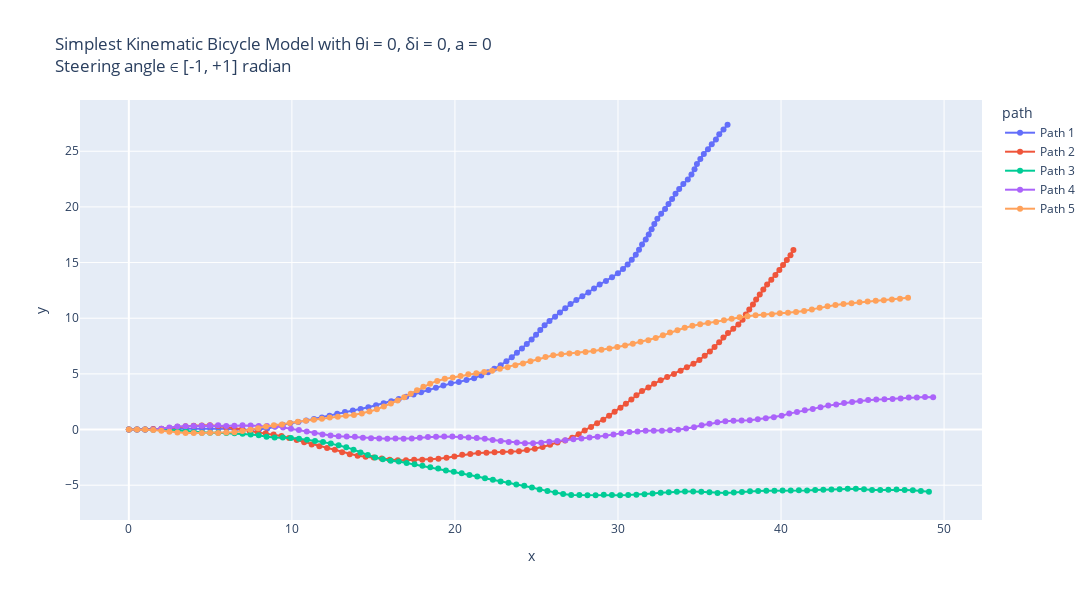

The code cell stored with this chart in its notebook:
### Markdown cell above
Simplest Kinematic Bicycle Model with θi = 0, δi = 0, a = 0 : 
Using simple_kinematic_bicycle_model so that always a fwd motion is observed i.e. keeping steering angle between -1 to +1 radians

### Code cell
# Making 5 possible trajectories
trajectories = []
for i in range(5):
    x_traj, y_traj, theta_init, delta_init, a_traj, v_traj = start_trajectory(theta_init=0.0, a_init=0.0, delta_init=0.0, v_init=5, mode="simple")
    trajectories.append((x_traj, y_traj, theta_init, delta_init, a_traj, v_traj))


# Create a DataFrame for plotting
data = []
for i, (x_traj, y_traj, theta_init, delta_init, a_traj, v_traj) in enumerate(trajectories):
    for x, y, v in zip(x_traj, y_traj, v_traj):
        data.append({"x": x, "y": y, "v": v, "path": f"Path {i+1}"})
df = pd.DataFrame(data)

# Create the plot
fig = px.line(df, x="x", y="y", color="path", custom_data=["v"], title="Simplest Kinematic Bicycle Model with θi = 0, δi = 0, a = 0 <br>Steering angle ∈ [-1, +1] radian", render_mode="svg")
# Add hover functionality
fig.update_traces(mode="markers+lines", hovertemplate="<br>".join([
    "v: %{customdata[0]:.2f}",
    "x: %{x:.2f}",
    "y: %{y:.2f}"
]))
fig.update_layout(height=600,width=1130)
fig.show()

# Using plt :
plt.figure(figsize=(15, 6))
for i, (x_traj, y_traj, θi, δi, a_traj, v_traj) in enumerate(trajectories):
    # Model built such that a remains same inside; can be randomised by using a random statement.
    # print(x_traj,"\n", y_traj)
    plt.plot(x_traj, y_traj, label=f"Path {i+1}", alpha = 0.7)
plt.xlabel("x [m]")
plt.ylabel("y [m]")
plt.grid("True")
plt.title("Simplest Kinematic Bicycle Model with θi = 0, δi = 0, a = 0 \n Steering angle ∈ [-1, +1]")
plt.legend()
plt.show()

# Using plt to show the velocity variation w.r.t. time :
dt = 0.1  # Time step
t_end = 10  # 10 seconds
t = np.arange(0, t_end + dt, dt)

plt.figure(figsize=(15, 6))
for i, (x_traj, y_traj, θi, δi, a_traj, v_traj) in enumerate(trajectories):
    # Model built such that a remains same inside; can be randomised by using a random statement.
    # print(x_traj,"\n", y_traj)
    plt.plot(t, v_traj, label=f"Path {i+1}", alpha = 0.7)
plt.ylabel("v [m/s]")
plt.xlabel("t [s]")
plt.grid("True")
plt.title("Velocity variation w.r.t. time")
plt.legend()
plt.show()

### Figure 1 — Plotly figure (JSON) as saved in the notebook; plotly's stock layout.template omitted (floating-point values rounded to 4 significant figures)
{"data": [{"customdata": [[5], [5], [5], [5], [5], [5], [5], [5], [5], [5], [5], [5], [5], [5], [5], [5], [5], [5], [5], [5], [5], [5], [5], [5], [5], [5], [5], [5], [5], [5], [5], [5], [5], [5], [5], [5], [5], [5], [5], [5], [5], [5], [5], [5], [5], [5], [5], [5], [5], [5], [5], [5], [5], [5], [5], [5], [5], [5], [5], [5], [5], [5], [5], [5], [5], [5], [5], [5], [5], [5], [5], [5], [5], [5], [5], [5], [5], [5], [5], [5], [5], [5], [5], [5], [5], [5], [5], [5], [5], [5], [5], [5], [5], [5], [5], [5], [5], [5], [5], [5], [5]], "hovertemplate": "v: %{customdata[0]:.2f}<br>x: %{x:.2f}<br>y: %{y:.2f}", "legendgroup": "Path 1", "line": {"color": "#636efa", "dash": "solid"}, "marker": {"symbol": "circle"}, "mode": "markers+lines", "name": "Path 1", "orientation": "v", "showlegend": true, "type": "scatter", "x": [0, 0.5, 1, 1.499, 1.999, 2.498, 2.998, 3.498, 3.998, 4.498, 4.997, 5.497, 5.997, 6.491, 6.99, 7.49, 7.988, 8.483, 8.961, 9.427, 9.906, 10.4, 10.87, 11.36, 11.84, 12.31, 12.78, 13.25, 13.74, 14.21, 14.69, 15.16, 15.63, 16.09, 16.55, 17.01, 17.46, 17.92, 18.37, 18.83, 19.29, 19.75, 20.24, 20.71, 21.18, 21.61, 22.03, 22.41, 22.8, 23.16, 23.49, 23.8, 24.11, 24.41, 24.7, 24.97, 25.23, 25.5, 25.8, 26.14, 26.44, 26.77, 27.09, 27.45, 27.81, 28.18, 28.53, 28.88, 29.26, 29.63, 30.0, 30.31, 30.59, 30.84, 31.09, 31.29, 31.48, 31.7, 31.89, 32.06, 32.23, 32.41, 32.65, 32.89, 33.1, 33.32, 33.53, 33.75, 34.01, 34.28, 34.51, 34.69, 34.84, 35.05, 35.26, 35.52, 35.75, 36.01, 36.21, 36.47, 36.72], "xaxis": "x", "y": [0, 0, 0, 0.02902, 0.04444, 0.06912, 0.07576, 0.07293, 0.08277, 0.07092, 0.1019, 0.08336, 0.0793, 0.007174, -0.02566, -0.01567, 0.0303, 0.1029, 0.2481, 0.4293, 0.5752, 0.6673, 0.8152, 0.9496, 1.073, 1.249, 1.422, 1.575, 1.703, 1.856, 2.011, 2.175, 2.355, 2.542, 2.733, 2.941, 3.151, 3.346, 3.562, 3.757, 3.962, 4.149, 4.273, 4.442, 4.618, 4.861, 5.137, 5.456, 5.77, 6.124, 6.5, 6.888, 7.282, 7.684, 8.088, 8.507, 8.935, 9.359, 9.759, 10.12, 10.52, 10.9, 11.29, 11.63, 11.97, 12.31, 12.67, 13.03, 13.35, 13.68, 14.03, 14.42, 14.83, 15.26, 15.7, 16.16, 16.62, 17.07, 17.53, 18.0, 18.47, 18.93, 19.38, 19.81, 20.27, 20.72, 21.17, 21.62, 22.05, 22.47, 22.91, 23.38, 23.85, 24.31, 24.76, 25.19, 25.63, 26.06, 26.52, 26.95, 27.38], "yaxis": "y"}, {"customdata": [[5], [5], [5], [5], [5], [5], [5], [5], [5], [5], [5], [5], [5], [5], [5], [5], [5], [5], [5], [5], [5], [5], [5], [5], [5], [5], [5], [5], [5], [5], [5], [5], [5], [5], [5], [5], [5], [5], [5], [5], [5], [5], [5], [5], [5], [5], [5], [5], [5], [5], [5], [5], [5], [5], [5], [5], [5], [5], [5], [5], [5], [5], [5], [5], [5], [5], [5], [5], [5], [5], [5], [5], [5], [5], [5], [5], [5], [5], [5], [5], [5], [5], [5], [5], [5], [5], [5], [5], [5], [5], [5], [5], [5], [5], [5], [5], [5], [5], [5], [5], [5]], "hovertemplate": "v: %{customdata[0]:.2f}<br>x: %{x:.2f}<br>y: %{y:.2f}", "legendgroup": "Path 2", "line": {"color": "#EF553B", "dash": "solid"}, "marker": {"symbol": "circle"}, "mode": "markers+lines", "name": "Path 2", "orientation": "v", "showlegend": true, "type": "scatter", "x": [0, 0.5, 1, 1.498, 1.997, 2.493, 2.98, 3.478, 3.976, 4.475, 4.975, 5.471, 5.962, 6.456, 6.94, 7.413, 7.904, 8.394, 8.88, 9.363, 9.831, 10.3, 10.75, 11.21, 11.68, 12.16, 12.63, 13.08, 13.55, 14.03, 14.52, 15.02, 15.51, 16.0, 16.5, 17.0, 17.49, 17.99, 18.49, 18.99, 19.48, 19.97, 20.45, 20.94, 21.43, 21.93, 22.43, 22.93, 23.43, 23.93, 24.42, 24.9, 25.38, 25.83, 26.29, 26.76, 27.19, 27.58, 27.96, 28.35, 28.72, 29.1, 29.45, 29.79, 30.15, 30.48, 30.82, 31.13, 31.48, 31.86, 32.22, 32.62, 33.02, 33.43, 33.84, 34.23, 34.63, 34.99, 35.32, 35.64, 35.92, 36.2, 36.46, 36.75, 37.07, 37.38, 37.64, 37.84, 38.05, 38.28, 38.47, 38.69, 38.91, 39.15, 39.4, 39.66, 39.9, 40.12, 40.35, 40.58, 40.76], "xaxis": "x", "y": [0, 0, 0, 0.04252, 0.07213, 0.1404, 0.254, 0.2976, 0.3382, 0.3679, 0.3817, 0.3198, 0.2271, 0.1446, 0.02032, -0.1421, -0.2372, -0.3366, -0.4519, -0.5817, -0.7572, -0.9348, -1.143, -1.338, -1.505, -1.667, -1.825, -2.044, -2.223, -2.35, -2.447, -2.517, -2.61, -2.711, -2.763, -2.759, -2.724, -2.703, -2.694, -2.618, -2.532, -2.414, -2.27, -2.191, -2.116, -2.087, -2.051, -2.013, -1.99, -1.948, -1.848, -1.716, -1.564, -1.362, -1.16, -0.9733, -0.7267, -0.4197, -0.08642, 0.223, 0.559, 0.889, 1.239, 1.604, 1.954, 2.327, 2.697, 3.089, 3.452, 3.769, 4.122, 4.421, 4.722, 4.999, 5.287, 5.606, 5.907, 6.248, 6.625, 7.013, 7.423, 7.835, 8.262, 8.676, 9.056, 9.446, 9.874, 10.33, 10.79, 11.23, 11.69, 12.14, 12.59, 13.03, 13.46, 13.89, 14.33, 14.78, 15.22, 15.67, 16.13], "yaxis": "y"}, {"customdata": [[5], [5], [5], [5], [5], [5], [5], [5], [5], [5], [5], [5], [5], [5], [5], [5], [5], [5], [5], [5], [5], [5], [5], [5], [5], [5], [5], [5], [5], [5], [5], [5], [5], [5], [5], [5], [5], [5], [5], [5], [5], [5], [5], [5], [5], [5], [5], [5], [5], [5], [5], [5], [5], [5], [5], [5], [5], [5], [5], [5], [5], [5], [5], [5], [5], [5], [5], [5], [5], [5], [5], [5], [5], [5], [5], [5], [5], [5], [5], [5], [5], [5], [5], [5], [5], [5], [5], [5], [5], [5], [5], [5], [5], [5], [5], [5], [5], [5], [5], [5], [5]], "hovertemplate": "v: %{customdata[0]:.2f}<br>x: %{x:.2f}<br>y: %{y:.2f}", "legendgroup": "Path 3", "line": {"color": "#00cc96", "dash": "solid"}, "marker": {"symbol": "circle"}, "mode": "markers+lines", "name": "Path 3", "orientation": "v", "showlegend": true, "type": "scatter", "x": [0, 0.5, 1, 1.5, 2.0, 2.499, 2.997, 3.494, 3.983, 4.48, 4.98, 5.48, 5.979, 6.479, 6.976, 7.473, 7.968, 8.448, 8.942, 9.442, 9.94, 10.44, 10.93, 11.42, 11.91, 12.39, 12.87, 13.33, 13.78, 14.21, 14.66, 15.11, 15.58, 16.06, 16.55, 17.04, 17.52, 18.01, 18.49, 18.97, 19.45, 19.93, 20.41, 20.89, 21.37, 21.84, 22.32, 22.8, 23.29, 23.76, 24.25, 24.72, 25.2, 25.67, 26.15, 26.64, 27.13, 27.63, 28.13, 28.63, 29.13, 29.63, 30.13, 30.63, 31.13, 31.62, 32.12, 32.62, 33.11, 33.61, 34.11, 34.61, 35.11, 35.61, 36.1, 36.6, 37.1, 37.6, 38.1, 38.6, 39.1, 39.6, 40.1, 40.6, 41.09, 41.59, 42.09, 42.59, 43.09, 43.59, 44.09, 44.59, 45.09, 45.58, 46.08, 46.58, 47.08, 47.58, 48.08, 48.58, 49.07], "xaxis": "x", "y": [0, 0, 0, -0.02091, -0.01725, -0.02755, -0.08093, -0.134, -0.236, -0.2921, -0.2806, -0.2883, -0.3202, -0.3285, -0.3838, -0.4359, -0.5087, -0.6489, -0.7211, -0.7245, -0.7705, -0.836, -0.9234, -1.021, -1.115, -1.264, -1.402, -1.583, -1.808, -2.067, -2.286, -2.505, -2.673, -2.812, -2.88, -3.012, -3.125, -3.249, -3.382, -3.508, -3.669, -3.793, -3.918, -4.073, -4.222, -4.382, -4.509, -4.662, -4.783, -4.927, -5.052, -5.209, -5.375, -5.524, -5.66, -5.792, -5.869, -5.878, -5.902, -5.897, -5.865, -5.872, -5.903, -5.878, -5.85, -5.802, -5.755, -5.689, -5.626, -5.578, -5.558, -5.568, -5.589, -5.636, -5.69, -5.692, -5.663, -5.603, -5.545, -5.522, -5.491, -5.495, -5.486, -5.476, -5.461, -5.472, -5.427, -5.399, -5.378, -5.366, -5.316, -5.328, -5.372, -5.435, -5.429, -5.405, -5.394, -5.424, -5.444, -5.514, -5.585], "yaxis": "y"}, {"customdata": [[5], [5], [5], [5], [5], [5], [5], [5], [5], [5], [5], [5], [5], [5], [5], [5], [5], [5], [5], [5], [5], [5], [5], [5], [5], [5], [5], [5], [5], [5], [5], [5], [5], [5], [5], [5], [5], [5], [5], [5], [5], [5], [5], [5], [5], [5], [5], [5], [5], [5], [5], [5], [5], [5], [5], [5], [5], [5], [5], [5], [5], [5], [5], [5], [5], [5], [5], [5], [5], [5], [5], [5], [5], [5], [5], [5], [5], [5], [5], [5], [5], [5], [5], [5], [5], [5], [5], [5], [5], [5], [5], [5], [5], [5], [5], [5], [5], [5], [5], [5], [5]], "hovertemplate": "v: %{customdata[0]:.2f}<br>x: %{x:.2f}<br>y: %{y:.2f}", "legendgroup": "Path 4", "line": {"color": "#ab63fa", "dash": "solid"}, "marker": {"symbol": "circle"}, "mode": "markers+lines", "name": "Path 4", "orientation": "v", "showlegend": true, "type": "scatter", "x": [0, 0.5, 1, 1.5, 1.995, 2.485, 2.977, 3.476, 3.975, 4.475, 4.975, 5.474, 5.972, 6.472, 6.971, 7.47, 7.968, 8.468, 8.967, 9.457, 9.944, 10.43, 10.91, 11.39, 11.88, 12.37, 12.86, 13.36, 13.86, 14.36, 14.85, 15.35, 15.85, 16.35, 16.85, 17.35, 17.85, 18.34, 18.84, 19.34, 19.84, 20.34, 20.84, 21.34, 21.83, 22.32, 22.81, 23.3, 23.8, 24.29, 24.79, 25.29, 25.78, 26.28, 26.77, 27.27, 27.76, 28.25, 28.75, 29.24, 29.72, 30.21, 30.7, 31.2, 31.69, 32.19, 32.69, 33.19, 33.69, 34.18, 34.66, 35.13, 35.61, 36.1, 36.59, 37.08, 37.58, 38.08, 38.58, 39.07, 39.56, 40.04, 40.5, 40.98, 41.46, 41.95, 42.42, 42.9, 43.38, 43.87, 44.36, 44.85, 45.34, 45.84, 46.34, 46.84, 47.34, 47.83, 48.33, 48.83, 49.33], "xaxis": "x", "y": [0, 0, 0, 0.003974, 0.07269, 0.1748, 0.2631, 0.2971, 0.3107, 0.3333, 0.3526, 0.3753, 0.3287, 0.3449, 0.3783, 0.3701, 0.3223, 0.3194, 0.2899, 0.1871, 0.07359, -0.04392, -0.1733, -0.3205, -0.4414, -0.5254, -0.5953, -0.6357, -0.6552, -0.7291, -0.7731, -0.8014, -0.816, -0.8159, -0.8258, -0.8106, -0.7365, -0.6651, -0.6463, -0.6245, -0.629, -0.6807, -0.72, -0.7543, -0.8269, -0.9471, -1.036, -1.126, -1.168, -1.239, -1.236, -1.194, -1.091, -1.037, -0.9624, -0.8826, -0.7961, -0.7218, -0.6437, -0.5589, -0.4344, -0.3275, -0.2222, -0.1651, -0.1097, -0.108, -0.1063, -0.06328, -0.01661, 0.09515, 0.2108, 0.3906, 0.5278, 0.6507, 0.7508, 0.8008, 0.8173, 0.8442, 0.9208, 1.016, 1.099, 1.248, 1.433, 1.587, 1.729, 1.836, 2.0, 2.149, 2.258, 2.388, 2.472, 2.563, 2.647, 2.701, 2.721, 2.755, 2.798, 2.871, 2.883, 2.925, 2.897], "yaxis": "y"}, {"customdata": [[5], [5], [5], [5], [5], [5], [5], [5], [5], [5], [5], [5], [5], [5], [5], [5], [5], [5], [5], [5], [5], [5], [5], [5], [5], [5], [5], [5], [5], [5], [5], [5], [5], [5], [5], [5], [5], [5], [5], [5], [5], [5], [5], [5], [5], [5], [5], [5], [5], [5], [5], [5], [5], [5], [5], [5], [5], [5], [5], [5], [5], [5], [5], [5], [5], [5], [5], [5], [5], [5], [5], [5], [5], [5], [5], [5], [5], [5], [5], [5], [5], [5], [5], [5], [5], [5], [5], [5], [5], [5], [5], [5], [5], [5], [5], [5], [5], [5], [5], [5], [5]], "hovertemplate": "v: %{customdata[0]:.2f}<br>x: %{x:.2f}<br>y: %{y:.2f}", "legendgroup": "Path 5", "line": {"color": "#FFA15A", "dash": "solid"}, "marker": {"symbol": "circle"}, "mode": "markers+lines", "name": "Path 5", "orientation": "v", "showlegend": true, "type": "scatter", "x": [0, 0.5, 1, 1.498, 1.994, 2.486, 2.981, 3.479, 3.979, 4.479, 4.978, 5.478, 5.977, 6.476, 6.964, 7.452, 7.931, 8.41, 8.895, 9.39, 9.876, 10.36, 10.85, 11.35, 11.84, 12.32, 12.82, 13.31, 13.81, 14.29, 14.76, 15.21, 15.64, 16.07, 16.49, 16.89, 17.29, 17.67, 18.06, 18.48, 18.91, 19.38, 19.86, 20.35, 20.82, 21.31, 21.8, 22.28, 22.76, 23.23, 23.7, 24.17, 24.63, 25.1, 25.55, 26.03, 26.52, 27.02, 27.51, 28.01, 28.5, 28.99, 29.47, 29.96, 30.43, 30.91, 31.38, 31.86, 32.32, 32.76, 33.19, 33.65, 34.09, 34.56, 35.04, 35.53, 36.02, 36.5, 36.97, 37.46, 37.95, 38.44, 38.94, 39.44, 39.93, 40.43, 40.92, 41.41, 41.89, 42.37, 42.85, 43.34, 43.83, 44.32, 44.82, 45.31, 45.81, 46.3, 46.8, 47.3, 47.79], "xaxis": "x", "y": [0, 0, 0, -0.0431, -0.1104, -0.1958, -0.2713, -0.3148, -0.3101, -0.3011, -0.2972, -0.3069, -0.2666, -0.2329, -0.1278, -0.01815, 0.1255, 0.2693, 0.3927, 0.461, 0.5799, 0.6905, 0.7864, 0.8779, 0.9681, 1.091, 1.154, 1.237, 1.308, 1.439, 1.612, 1.819, 2.077, 2.334, 2.612, 2.909, 3.211, 3.53, 3.839, 4.12, 4.366, 4.553, 4.668, 4.801, 4.962, 5.059, 5.17, 5.292, 5.452, 5.599, 5.767, 5.941, 6.143, 6.311, 6.525, 6.681, 6.762, 6.822, 6.884, 6.959, 7.057, 7.174, 7.277, 7.408, 7.557, 7.716, 7.878, 8.02, 8.223, 8.465, 8.712, 8.919, 9.142, 9.317, 9.468, 9.573, 9.671, 9.807, 9.959, 10.09, 10.19, 10.27, 10.31, 10.35, 10.44, 10.49, 10.55, 10.64, 10.79, 10.94, 11.08, 11.18, 11.28, 11.35, 11.44, 11.5, 11.56, 11.62, 11.68, 11.75, 11.83], "yaxis": "y"}], "layout": {"height": 600, "legend": {"title": {"text": "path"}, "tracegroupgap": 0}, "title": {"text": "Simplest Kinematic Bicycle Model with θi = 0, δi = 0, a = 0 <br>Steering angle ∈ [-1, +1] radian"}, "width": 1130, "xaxis": {"anchor": "y", "domain": [0, 1], "title": {"text": "x"}}, "yaxis": {"anchor": "x", "domain": [0, 1], "title": {"text": "y"}}}}
